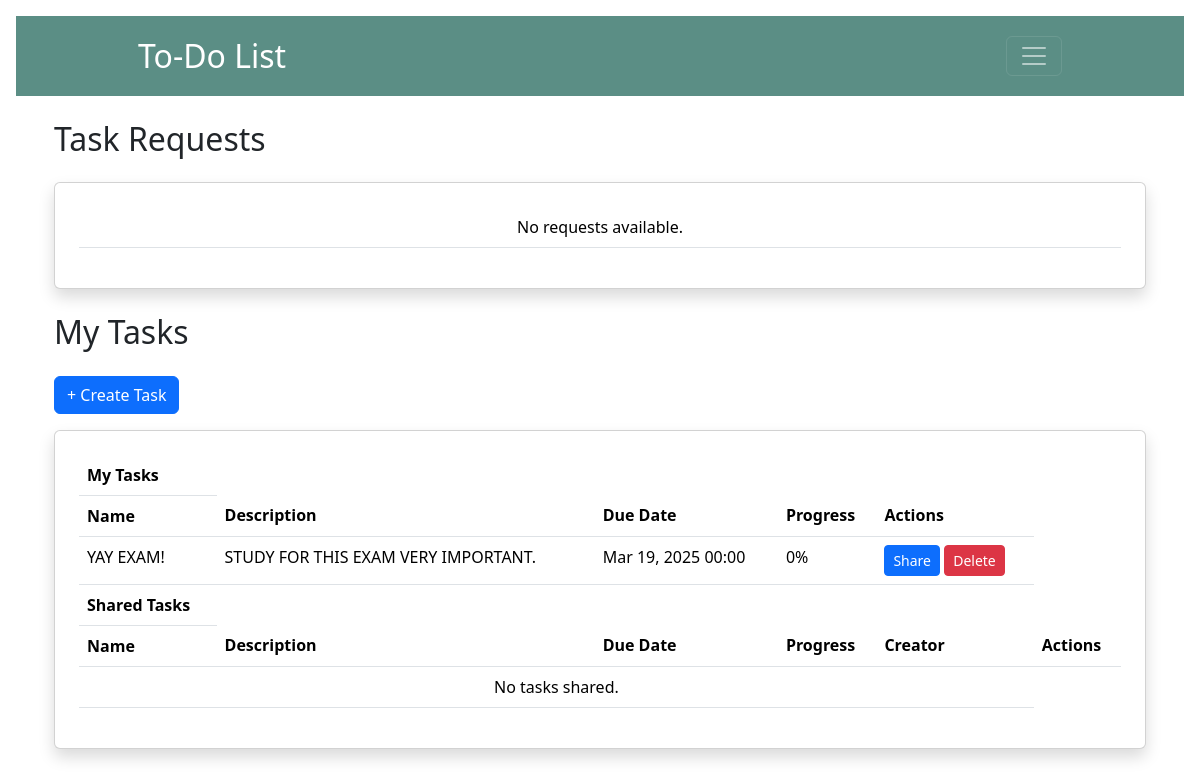
Before: /tasks/ (signed in) with the older database file.
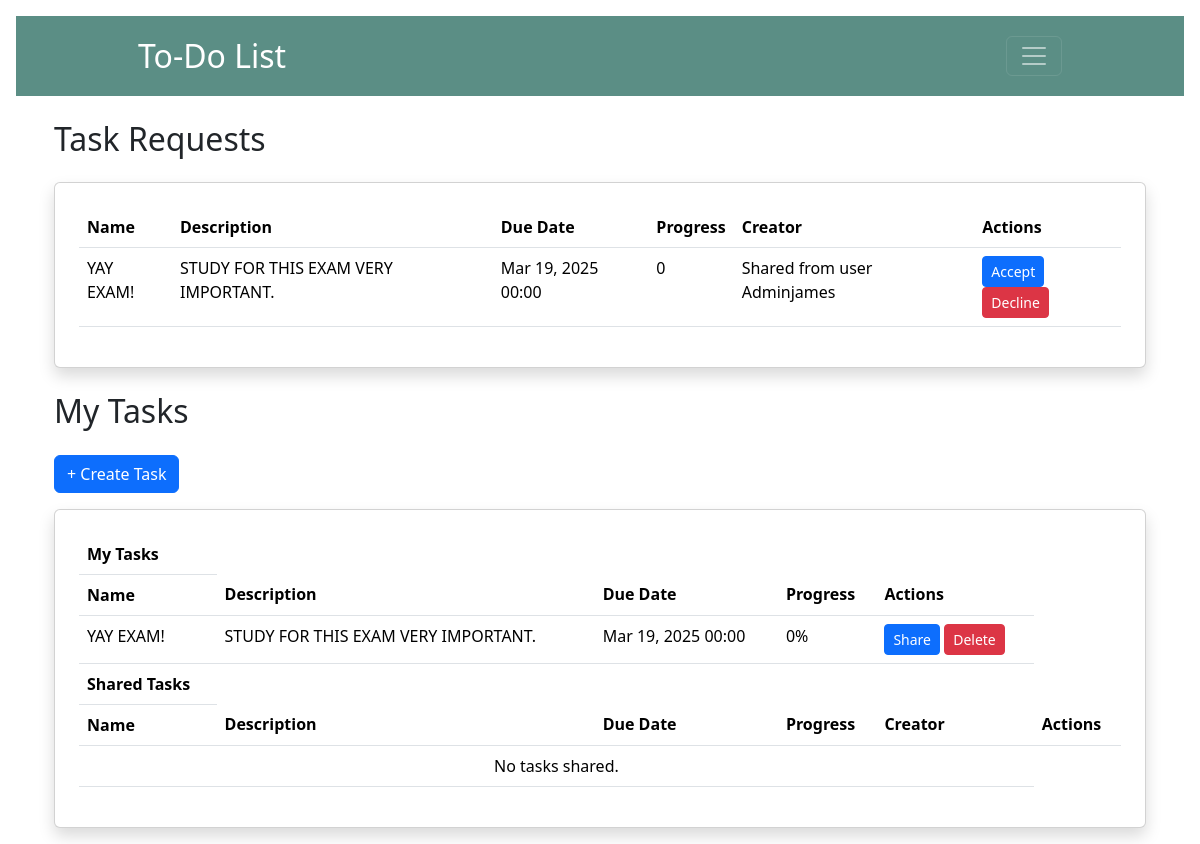
After: the same page with the newer database file.
### todoapp/models.py (models this page shows, shortened)
class Task(models.Model):
    name = models.CharField(max_length=255)
    creator = models.ForeignKey(User, on_delete=models.CASCADE)
    description = models.TextField()
    due_date = models.DateTimeField()
    progress = models.IntegerField(default=0)
    is_completed = models.BooleanField(default=False)
    categories = models.ManyToManyField(Category, related_name="tasks", blank=True)
    assigned_users = models.ManyToManyField(User, related_name="assigned_tasks")
    notifications_enabled = models.BooleanField(default=False)

class TaskCollabRequest(models.Model):
    task = models.ForeignKey(Task, on_delete=models.CASCADE)
    from_user = models.ForeignKey(User, related_name="from_user", on_delete=models.CASCADE)
    to_user = models.ForeignKey(User, related_name="to_user", on_delete=models.CASCADE)

### todoapp/views.py (the view)
# urls.py: path('tasks/', views.task_view, name='task_view'),
def task_view(request):
    tasks = Task.objects.filter(creator=request.user)
    task_requests = TaskCollabRequest.objects.filter(to_user=request.user)
    shared_tasks = Task.objects.filter(assigned_users=request.user)
    return render(request, 'task_view.html', {'tasks': tasks, 'task_requests': task_requests, 'shared_tasks': shared_tasks})

### todoapp/templates/task_view.html (shortened to what this page needs)
{% extends 'base.html' %}
{% block content %}
<div class="container mt-4">
    <h2 class="mb-4">Task Requests</h2>
    <div class="card p-4 shadow">
        <table class="table">
            <tbody>
                {% if task_requests %}
                <tr>
                    <th>Name</th>
                    <th>Description</th>
                    <th>Due Date</th>
                    <th>Progress</th>
                    <th>Creator</th>
                    <th>Actions</th>
                </tr>
                {% for request in task_requests %}
                <tr>
                    <td>{{ request.task.name }}</td>
                    <td>{{ request.task.description }}</td>
                    <td>{{ request.task.due_date|date:"M d, Y H:i" }}</td>
                    <td>{{ request.task.progress }}</td>
                    <td>Shared from user {{request.task.creator}}</td>
                    <td>
                        <form method="post" action="{% url 'accept_task' request.id %}">
                            <button class="btn btn-primary btn-sm" name="accept_request">Accept</button>
                            <button class="btn btn-danger btn-sm" name="decline_request">Decline</button>
                        </form>
                    </td>
                </tr>
                {% endfor %}
                {% else %}
                <tr>
                    <td colspan="5" class="text-center">No requests available.</td>
                </tr>
                {% endif %}
            </tbody>
        </table>
    </div>
</div>
<div class="container mt-4">
    <h2 class="mb-4">My Tasks</h2>
    <a href="{% url 'add_task' %}" class="btn btn-primary mb-3">+ Create Task</a>
    <div class="card p-4 shadow">
        <table class="table">
            <tbody>
                <th>My Tasks</th>
                <tr>
                    <th>Name</th>
                    <th>Description</th>
                    <th>Due Date</th>
                    <th>Progress</th>
                    <th>Actions</th>
                </tr>
                {% for task in tasks %}
                <tr>
                    <td>{{ task.name }}</td>
                    <td>{{ task.description }}</td>
                    <td>{{ task.due_date|date:"M d, Y H:i" }}</td>
                    <td>{{ task.progress }}%</td>
                    <td>
                        <a class="btn btn-primary btn-sm" href="{% url 'share_task' task_id=task.id %}">Share</a>
                        <button class="btn btn-danger btn-sm" onclick="confirmDelete({{ task.id }})">Delete</button>
                    </td>
                </tr>
                {% empty %}
                <tr>
                    <td colspan="5" class="text-center">No tasks available.</td>
                </tr>
                {% endfor %}
                <th>Shared Tasks</th>
                <tr>
                    <th>Name</th>
                    <th>Description</th>
                    <th>Due Date</th>
                    <th>Progress</th>
                    <th>Creator</th>
                    <th>Actions</th>
                </tr>
                {% for task in shared_tasks %}
                <tr>
                    <td>{{ task.name }}</td>
                    <td>{{ task.description }}</td>
                    <td>{{ task.due_date|date:"M d, Y H:i" }}</td>
                    <td>{{ task.progress }}%</td>
                    <td>{{ task.creator }}</td>
                    <td>
                        <a class="btn btn-primary btn-sm" href="{% url 'share_task' task_id=task.id %}">Share</a>
                    </td>
                </tr>
                {% empty %}
                <tr>
                    <td colspan="5" class="text-center">No tasks shared.</td>
                </tr>
                {% endfor %}
            </tbody>
        </table>
    </div>
</div>
{% endblock %}

### todoapp/templates/base.html (shortened to what this page needs)
<!DOCTYPE html>
<html>
    <head>
        {% load static %}
        <link href="https://cdn.jsdelivr.net/npm/bootstrap@5.3.3/dist/css/bootstrap.min.css" rel="stylesheet">
    </head>
    <body class="m-3">
        <nav class="navbar navbar-dark" style="height: 80px; background-color: #5b8e85;">
            <div class="container-fluid">
                <a class="navbar-brand" href="#" style="margin-left: 110px; font-size: 2rem;">To-Do List</a>
                <button class="navbar-toggler ms-auto" type="button" data-bs-toggle="collapse" data-bs-target="#navbarToggleExternalContent" aria-controls="navbarToggleExternalContent" aria-expanded="false" aria-label="Toggle navigation" style="margin-right: 110px;">
                    <span class="navbar-toggler-icon"></span>
                </button>
            </div>
        </nav>
        <div class="container mt-4">
            {% block content %}
            {% endblock %}
        </div>
    </body>
</html>

Changed rows visible on the page:
added TaskCollabRequest: task.name "YAY EXAM!", task.description "STUDY FOR THIS EXAM VERY IMPORTANT.", task.due_date "Mar 19, 2025 00:00", task.progress "0", task.creator "Adminjames"
Other visible differences:
text no longer shown: "No requests available."
text now shown: "Name Description Due Date Progress Creator Actions"
